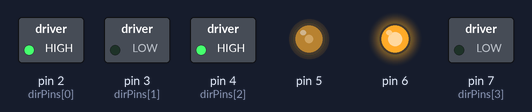
Recording of a program running on a simulated Arduino Nano, built with avr-gcc and run on an emulated ATmega328P. Shown: switched loads named in the program (green lamp = pin HIGH), output pins drawn as LEDs (lit = HIGH). At 0.0 s the program stops and its outputs stay as they are.

Above: at 0.1 s.
Timing chart, 0 to 1.5 s (numbered marks = the images above):
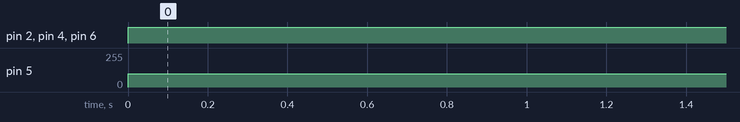

The program:

main.cpp
```cpp
#include <Arduino.h>
#include <Wire.h>

int dirPins[] = {2, 3, 4, 7};

enum lDirection
{
  lForward,
  lBackward,
  lParked
} leftDirection;
enum rDirection
{
  rForward,
  rBackward,
  rPardked
} rightDirection;
enum lSpeed
{
  lSlow = 50,
  lMedium = 100,
  lFast = 200
} lTrackSpeed;
enum rSpeed
{
  rSlow = 50,
  rMedium = 100,
  rFast = 200
} rTrackSpeed;

void setTrackDirections()
{
}

void setTracksSpeed()
{
}

int main(void)
{

  sei();
  TCCR0A = 0;
  TCCR0B = 0;
  TCCR0A |= (1 << COM0A1);               //OC0A connected (PD6 if output) --> non-inverting mode
  TCCR0A |= (1 << COM0B1);               //OC0B connected (PD5 if output) --> non-inverting mode
  TCCR0A |= (1 << WGM01) | (1 << WGM00); //Fast pwm mode
  TCCR0B |= (1 << CS01) | (1 << CS00);   /*Prescaler = 64
                                          zorgt voor een signaal aan de motoren
                                          met een freq van ongeveer 1kHz*/
  //initial speed
  lTrackSpeed = lFast;
  rTrackSpeed = rSlow;
  OCR0A = 255;
  OCR0B = 100;

  DDRD |= (1 << PD5);
  DDRD |= (1 << PD6);

  for (int i = 0; i < 4; i++)
  {
    pinMode(dirPins[i], OUTPUT);
  }

  //initial direction
  digitalWrite(dirPins[0], HIGH); //2
  digitalWrite(dirPins[1], LOW);  //3
  digitalWrite(dirPins[2], HIGH); //4
  digitalWrite(dirPins[3], LOW);  //7

  while (1)
  {
    //setTrackDirections();
    //setTracksSpeed();
  }
}
```

Measured:
- by itself, pin 2 (dirPins[0]), pin 4 (dirPins[2]), pin 6: LOW → HIGH at 0.00 s
- by itself, pin 5: 0/255 → 100/255 at 0.00 s
